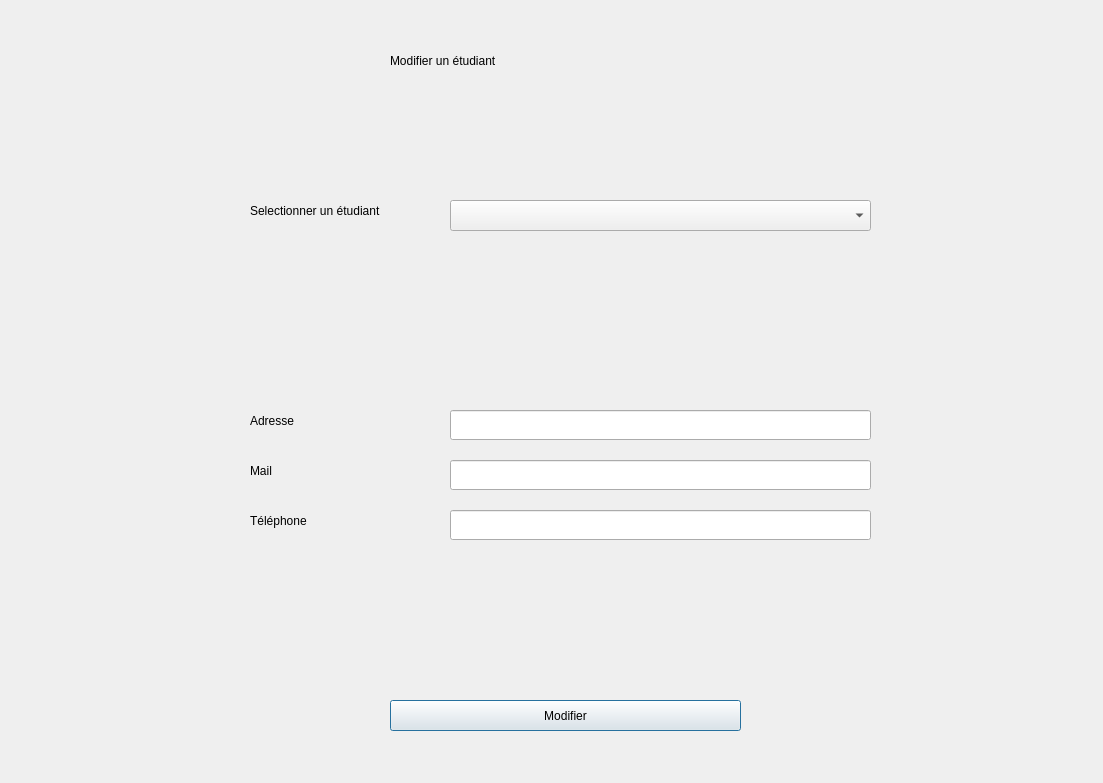
<?xml version="1.0" encoding="UTF-8"?>
<ui version="4.0">
 <class>Dialog</class>
 <widget class="QDialog" name="Dialog">
  <property name="geometry">
   <rect>
    <x>0</x>
    <y>0</y>
    <width>1103</width>
    <height>783</height>
   </rect>
  </property>
  <property name="windowTitle">
   <string>Dialog</string>
  </property>
  <property name="styleSheet">
   <string notr="true">font: 75 12pt &quot;Arial&quot;;
</string>
  </property>
  <widget class="QLabel" name="label_1">
   <property name="geometry">
    <rect>
     <x>390</x>
     <y>40</y>
     <width>291</width>
     <height>41</height>
    </rect>
   </property>
   <property name="layoutDirection">
    <enum>Qt::LeftToRight</enum>
   </property>
   <property name="styleSheet">
    <string notr="true">font: 75 22pt &quot;MS Shell Dlg 2&quot;;</string>
   </property>
   <property name="text">
    <string>Modifier un étudiant</string>
   </property>
  </widget>
  <widget class="QComboBox" name="comboBoxEtudiant">
   <property name="geometry">
    <rect>
     <x>450</x>
     <y>200</y>
     <width>421</width>
     <height>31</height>
    </rect>
   </property>
  </widget>
  <widget class="QLabel" name="label">
   <property name="geometry">
    <rect>
     <x>250</x>
     <y>190</y>
     <width>171</width>
     <height>41</height>
    </rect>
   </property>
   <property name="text">
    <string>Selectionner un étudiant</string>
   </property>
  </widget>
  <widget class="QLabel" name="label_7">
   <property name="geometry">
    <rect>
     <x>250</x>
     <y>510</y>
     <width>161</width>
     <height>21</height>
    </rect>
   </property>
   <property name="layoutDirection">
    <enum>Qt::LeftToRight</enum>
   </property>
   <property name="styleSheet">
    <string notr="true">font: 75 12pt &quot;MS Shell Dlg 2&quot;;</string>
   </property>
   <property name="text">
    <string>Téléphone</string>
   </property>
  </widget>
  <widget class="QLineEdit" name="lineEditMail">
   <property name="geometry">
    <rect>
     <x>450</x>
     <y>460</y>
     <width>421</width>
     <height>30</height>
    </rect>
   </property>
  </widget>
  <widget class="QLineEdit" name="lineEditAdresse">
   <property name="geometry">
    <rect>
     <x>450</x>
     <y>410</y>
     <width>421</width>
     <height>30</height>
    </rect>
   </property>
  </widget>
  <widget class="QLineEdit" name="lineEditTelephone">
   <property name="geometry">
    <rect>
     <x>450</x>
     <y>510</y>
     <width>421</width>
     <height>30</height>
    </rect>
   </property>
  </widget>
  <widget class="QLabel" name="label_6">
   <property name="geometry">
    <rect>
     <x>250</x>
     <y>460</y>
     <width>161</width>
     <height>21</height>
    </rect>
   </property>
   <property name="layoutDirection">
    <enum>Qt::LeftToRight</enum>
   </property>
   <property name="styleSheet">
    <string notr="true">font: 75 12pt &quot;MS Shell Dlg 2&quot;;</string>
   </property>
   <property name="text">
    <string>Mail</string>
   </property>
  </widget>
  <widget class="QLabel" name="label_5">
   <property name="geometry">
    <rect>
     <x>250</x>
     <y>410</y>
     <width>161</width>
     <height>21</height>
    </rect>
   </property>
   <property name="layoutDirection">
    <enum>Qt::LeftToRight</enum>
   </property>
   <property name="styleSheet">
    <string notr="true">font: 75 12pt &quot;MS Shell Dlg 2&quot;;</string>
   </property>
   <property name="text">
    <string>Adresse</string>
   </property>
  </widget>
  <widget class="QPushButton" name="Modifier">
   <property name="geometry">
    <rect>
     <x>390</x>
     <y>700</y>
     <width>351</width>
     <height>31</height>
    </rect>
   </property>
   <property name="text">
    <string>Modifier</string>
   </property>
  </widget>
  <widget class="QLabel" name="label_2">
   <property name="geometry">
    <rect>
     <x>0</x>
     <y>0</y>
     <width>1191</width>
     <height>811</height>
    </rect>
   </property>
   <property name="text">
    <string/>
   </property>
   <property name="pixmap">
    <pixmap resource="../PY/Backgrounds.qrc">:/Back/Background.jpg</pixmap>
   </property>
   <property name="scaledContents">
    <bool>true</bool>
   </property>
  </widget>
  <zorder>label_2</zorder>
  <zorder>label_1</zorder>
  <zorder>comboBoxEtudiant</zorder>
  <zorder>label</zorder>
  <zorder>label_7</zorder>
  <zorder>lineEditMail</zorder>
  <zorder>lineEditAdresse</zorder>
  <zorder>lineEditTelephone</zorder>
  <zorder>label_6</zorder>
  <zorder>label_5</zorder>
  <zorder>Modifier</zorder>
 </widget>
 <resources>
  <include location="../PY/Backgrounds.qrc"/>
 </resources>
 <connections/>
</ui>
